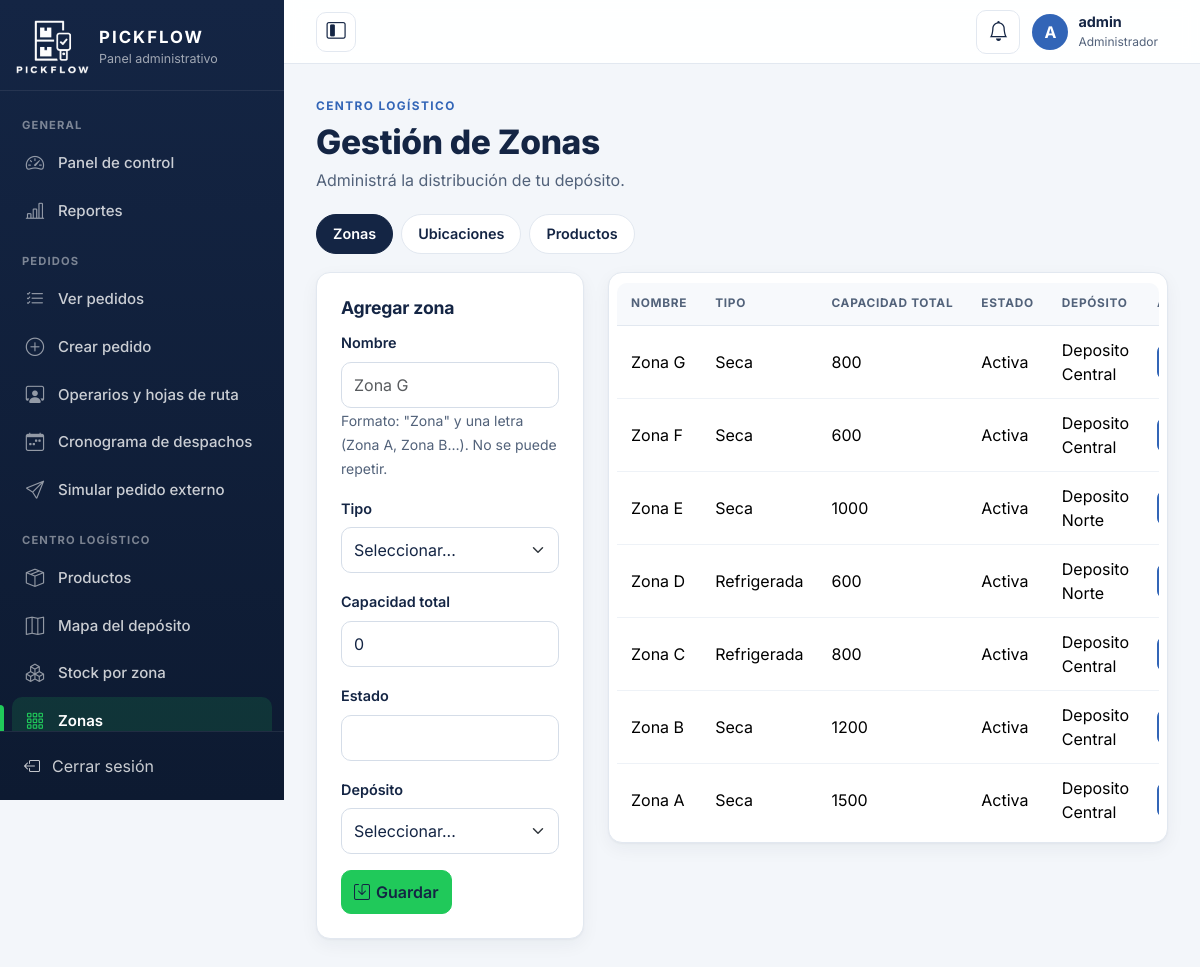
Screenshot of /index.php?c=logistica&tipo=zonas (signed in) with the database file from the repository.
### tables this page shows
CREATE TABLE Zona (
    id_zona INT AUTO_INCREMENT PRIMARY KEY,
    nombre VARCHAR(100) NOT NULL UNIQUE,        
    tipo VARCHAR(30) NOT NULL,                  
    capacidad_total INT NOT NULL DEFAULT 0,
    estado VARCHAR(20) NOT NULL,
    id_deposito INT NOT NULL,
    FOREIGN KEY (id_deposito) REFERENCES Deposito(id_deposito)
);

CREATE TABLE Deposito (
    id_deposito INT AUTO_INCREMENT PRIMARY KEY,
    nombre VARCHAR(100) NOT NULL,
    direccion VARCHAR(150) NOT NULL,
    localidad VARCHAR(100) NOT NULL
);

### controller/Controlador.php (called while the page is built, shortened)
<?php
abstract class Controlador
{
    protected function vista($vista, array $datos = [])
    {
        $datos['csrf'] = $this->tokenCsrf();
        $datos['sesion'] = ['usuario' => (string)($_SESSION['usuario'] ?? ''), 'rol' => $this->rol(), 'foto' => $this->fotoUsuario()];
        extract($datos);
        require RAIZ . '/view/' . $vista . '.php';
    }
    protected function rol()
    {
        return $_SESSION['rol'] ?? '';
    }
    protected function fotoUsuario()
    {
        if ($this->rol() !== 'operario') {
            return null;
        }
        return fotoPerfil($_SESSION['foto']);
    }
    protected function tokenCsrf()
    {
        return $_SESSION['csrf'];
    }
}

### controller/LogisticaController.php (called while the page is built, shortened)
<?php
class LogisticaController extends Controlador
{
    public function index()
    {
        $esZona = ($_GET['tipo'] ?? 'zonas') !== 'ubicaciones';
        $tipo = $esZona ? 'zonas' : 'ubicaciones';
        $modelo = $esZona ? new Zona() : new Ubicacion();
        $campos = $esZona
            ? ['nombre', 'tipo', 'capacidad_total', 'estado', 'id_deposito']
            : ['pasillo', 'estante', 'posicion', 'disponible', 'id_zona'];
        $error = '';
        $previo = null;
        $editar = isset($_GET['editar']) ? $modelo->buscar((int)$_GET['editar']) : null;
        $this->vista('admin/logistica', [
            'tipo' => $tipo,
            'esZona' => $esZona,
            'campos' => $campos,
            'etiquetas' => $esZona
                ? ['Nombre', 'Tipo', 'Capacidad total', 'Estado', 'Depósito']
                : ['Pasillo', 'Estantería', 'Nivel', 'Disponible', 'Zona'],
            'clave' => $esZona ? 'id_zona' : 'id_ubicacion',
            'filas' => $esZona ? $modelo->listarConDeposito() : $modelo->listarConZona(),
            'opciones' => [
                'id_deposito' => (new Deposito())->listar(),
                'id_zona' => (new Zona())->listar(),
            ],
            'tiposZona' => Zona::TIPOS,
            'formatosUbicacion' => Ubicacion::FORMATOS,
            'editar' => $editar,
            'valoresForm' => $previo ?? $editar,
            'error' => $error,
            'mensaje' => (string)($_GET['mensaje'] ?? ''),
        ]);
    }
}

### index.php (called while the page is built, shortened)
<?php
require RAIZ . '/model/Conexion.php';
require RAIZ . '/model/Modelo.php';
require RAIZ . '/view/ayudas.php';
require RAIZ . '/controller/Controlador.php';
$accion = $_GET['a'] ?? 'index';
$controlador = new $rutas[$nombre]();
$controlador->$accion();

### view/ayudas.php (called while the page is built, shortened)
<?php
function e($texto)
{
    return htmlspecialchars((string)$texto, ENT_QUOTES, 'UTF-8');
}
function url($controlador = 'inicio', $accion = 'index', array $parametros = [])
{
    $ruta = ['c' => $controlador];
    if ($accion !== 'index') {
        $ruta['a'] = $accion;
    }
    return 'index.php?' . http_build_query($ruta + $parametros, '', '&', PHP_QUERY_RFC3986);
}

### model/Modelo.php (called while the page is built, shortened)
<?php
abstract class Modelo
{
    protected $db;
    public function __construct()
    {
        $this->db = Conexion::obtener();
    }
    protected function preparar($sql, $tipos = '', array $parametros = [])
    {
        $stmt = $this->db->prepare($sql);
        $stmt->execute();
        return $stmt;
    }
    protected function filas($sql, $tipos = '', array $parametros = [])
    {
        $stmt = $this->preparar($sql, $tipos, $parametros);
        $resultado = $stmt->get_result();
        $filas = $resultado ? $resultado->fetch_all(MYSQLI_ASSOC) : [];
        return $filas;
    }
}

### model/Conexion.php (called while the page is built, shortened)
<?php
class Conexion
{
    private static $conexion = null;
    public static function obtener()
    {
        if (self::$conexion === null) {
            try {
                $conexion = new mysqli(self::SERVIDOR, self::USUARIO, self::PASSWORD, self::BASE_DATOS, self::PUERTO);
            } catch (mysqli_sql_exception $ex) {
                error_log('PICKFLOW: error de conexión MySQL: ' . $ex->getMessage());
                http_response_code(503);
                exit('No se pudo conectar con la base de datos. Verificá que MySQL esté iniciado.');
            }
            $conexion->set_charset('utf8mb4');
            $conexion->query("SET time_zone = '-03:00'");
            self::$conexion = $conexion;
        }
        return self::$conexion;
    }
}

### model/Zona.php (called while the page is built, shortened)
<?php
class Zona extends Modelo
{
    public function listar()
    {
        return $this->filas("SELECT id_zona, nombre, tipo FROM Zona ORDER BY nombre");
    }
    public function listarConDeposito()
    {
        return $this->filas("SELECT z.*, d.nombre AS relacionado FROM Zona z JOIN Deposito d ON d.id_deposito = z.id_deposito ORDER BY z.id_zona DESC");
    }
}

### view/admin/logistica.php (the view, shortened to what this page needs)
<?php
$titulo = $esZona ? 'Zonas' : 'Ubicaciones';
$entidad = $esZona ? 'zona' : 'ubicación';
$urlPagina = url('logistica', 'index', ['tipo' => $tipo]);
require RAIZ . '/view/layout/cabecera.php';
?>
<section class="encabezado">
    <span class="encabezado-etiqueta">CENTRO LOGÍSTICO</span>
    <h1>Gestión de <?= e($titulo) ?></h1>
    <p>Administrá la distribución de tu depósito.</p>
</section>
<nav class="filtros" aria-label="Centro logístico">
    <a class="<?= $esZona ? 'activo' : '' ?>" href="<?= e(url('logistica', 'index', ['tipo' => 'zonas'])) ?>">Zonas</a>
    <a class="<?= !$esZona ? 'activo' : '' ?>" href="<?= e(url('logistica', 'index', ['tipo' => 'ubicaciones'])) ?>">Ubicaciones</a>
    <a href="<?= e(url('producto')) ?>">Productos</a>
</nav>
<div class="row g-4">
    <div class="col-xl-4">
        <div class="tarjeta">
            <h2 class="tarjeta-titulo"><?= $editar ? 'Editar' : 'Agregar' ?> <?= e($entidad) ?></h2>
            <form method="post" action="<?= e($urlPagina) ?>">
                <?php foreach ($campos as $i => $campo) { ?>
                    <div class="mb-3">
                        <label class="form-label" for="<?= e($campo) ?>"><?= e($etiquetas[$i]) ?></label>
                        <?php if (in_array($campo, ['id_deposito', 'id_zona'], true)) { ?>
                            <select class="form-select" name="<?= e($campo) ?>" id="<?= e($campo) ?>" required>
                                <option value="">Seleccionar...</option>
                            </select>
                        <?php } elseif ($esZona && $campo === 'nombre') {
                            $usados = array_column(array_filter($filas, fn($z) => (int)$z['id_zona'] !== (int)($editar['id_zona'] ?? 0)), 'nombre'); ?>
                            <input class="form-control" id="nombre" name="nombre" type="text" maxlength="6" autocomplete="off"
                                   pattern="[Zz]ona [A-Za-z]" title='Escribí "Zona" y una letra, por ejemplo Zona G.' placeholder="Zona G"
                                   data-usados="<?= e(json_encode(array_values($usados))) ?>"
                                   value="<?= e($valoresForm['nombre'] ?? '') ?>" required>
                            <small class="text-secondary">Formato: "Zona" y una letra (Zona A, Zona B…). No se puede repetir.</small>
                        <?php } elseif ($campo === 'tipo') { ?>
                            <select class="form-select" name="tipo" id="tipo" required>
                                <option value="">Seleccionar...</option>
                            </select>
                        <?php } else { ?>
                            <input class="form-control" id="<?= e($campo) ?>" name="<?= e($campo) ?>"
                                   type="<?= $campo === 'capacidad_total' ? 'number' : 'text' ?>" <?= $campo === 'capacidad_total' ? 'min="0"' : '' ?>
                                   maxlength="100" value="<?= e($valoresForm[$campo] ?? ($campo === 'capacidad_total' ? '0' : '')) ?>" required>
                        <?php } ?>
                    </div>
                <?php } ?>
                <button class="btn btn-success" type="submit"><i class="bi bi-save"></i> Guardar</button>
            </form>
        </div>
    </div>
    <div class="col-xl-8">
        <div class="tarjeta-tabla">
            <div class="table-responsive">
                <table class="table align-middle">
                    <thead><tr><?php foreach ($etiquetas as $etiqueta) { ?><th><?= e($etiqueta) ?></th><?php } ?><th>Acciones</th></tr></thead>
                    <tbody>
                    <?php foreach ($filas as $r) { ?>
                        <tr>
                            <?php foreach ($campos as $campo) { ?>
                                <td><?= e(in_array($campo, ['id_zona', 'id_deposito'], true) ? $r['relacionado'] : ($campo === 'disponible' ? ($r[$campo] ? 'Sí' : 'No') : $r[$campo])) ?>
                                    <?php if ($campo === 'estante' && Ubicacion::esSectorPiso($r[$campo])) { ?><span class="etiqueta-piso">Sector de piso</span><?php } ?></td>
                            <?php } ?>
                            <td class="text-nowrap">
                            </td>
                        </tr>
                    <?php } if (!$filas) { ?>
                        <tr><td colspan="6" class="text-center">No hay registros todavía.</td></tr>
                    <?php } ?>
                    </tbody>
                </table>
            </div>
        </div>
    </div>
</div>
<?php require RAIZ . '/view/layout/pie.php'; ?>

### css/app.css (style rules this page uses)
:root { --navy: #142544; --navy-oscuro: #0d1a31; --azul: #3265B7; --azul-hover: #28549b; --azul-claro: #EAF1FB; --verde: #20C95A; --verde-hover: #18ad4c; --verde-oscuro: #0f7a37; --verde-claro: #E4F8EC; --ambar: #B7791F; --ambar-claro: #FFF4DB; --rojo: #DC3545; --celeste: #0EA5C6; --fondo: #F3F6FA; --blanco: #FFFFFF; --borde: #E2E8F0; --texto: #142544; --texto-2: #52627A; --oro: #C9971C; --oro-fondo: #FFF6DA; --plata: #7A8794; --plata-fondo: #EEF1F4; --bronce: #A8622F; --bronce-fondo: #F8EADF; --gris-fondo: #F1F3F5; --radio: 14px; --radio-chico: 10px; --sombra: 0 1px 2px rgba(16, 24, 40, .04), 0 6px 18px rgba(20, 37, 68, .05); --ancho-menu: 284px; --alto-barra: 64px; --foco: #FFBF47; --bs-primary: #3265B7; --bs-primary-rgb: 50, 101, 183; --bs-link-color: #3265B7; --bs-link-color-rgb: 50, 101, 183; --bs-link-hover-color: #28549b; --bs-body-font-family: 'Inter', system-ui, -apple-system, 'Segoe UI', Roboto, Arial, sans-serif; --bs-body-color: #142544; --bs-border-color: #E2E8F0; }
html { -webkit-text-size-adjust: 100%; }
body { font-family: var(--bs-body-font-family); color: var(--texto); background: var(--fondo); overflow-wrap: break-word; }
h1, h2, h3, h4, h5, h6 { color: var(--texto); font-weight: 700; letter-spacing: -.01em; }
.text-secondary { color: var(--texto-2) !important; }
.encabezado { margin-bottom: 22px; }
.encabezado-etiqueta { display: inline-block; color: var(--azul); font-size: .74rem; font-weight: 700; letter-spacing: .12em; margin-bottom: 6px; }
.encabezado h1 { font-size: clamp(1.55rem, 1.2rem + 1.2vw, 2.1rem); font-weight: 800; margin: 0 0 6px; }
.encabezado p { color: var(--texto-2); margin: 0; max-width: 72ch; }
.tarjeta, .tarjeta-tabla { background: var(--blanco); border: 1px solid var(--borde); border-radius: var(--radio); box-shadow: var(--sombra); padding: 20px; }
.tarjeta-tabla { padding: 8px 4px 4px; }
.tarjeta-titulo { font-size: 1.1rem; font-weight: 700; margin-bottom: 12px; display: flex; align-items: center; gap: 8px; flex-wrap: wrap; }
@media (min-width: 768px) { .tarjeta { padding: 24px; } }
@media (min-width: 768px) { .tarjeta-tabla { padding: 10px 8px 6px; } }
.filtros { display: flex; flex-wrap: wrap; gap: 8px; margin-bottom: 18px; }
.filtros a { display: inline-flex; align-items: center; gap: 6px; min-height: 40px; padding: 8px 16px; border-radius: 999px; border: 1px solid var(--borde); background: var(--blanco); color: var(--texto); font-weight: 600; font-size: .9rem; text-decoration: none; }
.filtros a.activo { background: var(--navy); border-color: var(--navy); color: #fff; }
.table { --bs-table-bg: transparent; margin-bottom: 0; }
.table > thead th { font-size: .74rem; font-weight: 700; letter-spacing: .06em; text-transform: uppercase; color: var(--texto-2); background: #F7F9FC; border-bottom: 1px solid var(--borde); padding: 12px 14px; white-space: nowrap; }
.table > tbody td { padding: 12px 14px; border-color: #EEF2F7; }
.table > tbody tr:last-child > td { border-bottom: 0; }
.tarjeta-tabla .table-responsive { border-radius: 10px; }
.btn { font-weight: 600; border-radius: var(--radio-chico); min-height: 44px; display: inline-flex; align-items: center; justify-content: center; gap: 6px; }
.btn-success { --bs-btn-color: var(--navy); --bs-btn-bg: var(--verde); --bs-btn-border-color: var(--verde); --bs-btn-hover-color: var(--navy); --bs-btn-hover-bg: var(--verde-hover); --bs-btn-hover-border-color: var(--verde-hover); --bs-btn-active-color: var(--navy); --bs-btn-active-bg: #149a43; --bs-btn-disabled-color: var(--navy); --bs-btn-disabled-bg: var(--verde); --bs-btn-disabled-border-color: var(--verde); }
.form-label { font-weight: 600; font-size: .9rem; color: var(--texto); }
.form-control, .form-select { min-height: 46px; border-radius: var(--radio-chico); border-color: #D5DDE8; }
:where(a, button, input, select, textarea, .btn):focus-visible { outline: 3px solid var(--foco); outline-offset: 2px; }

### rows the page displays
zona: nombre "Zona G", tipo "Seca", capacidad_total "800", estado "Activa", id_deposito.nombre "Deposito Central"
zona: nombre "Zona F", tipo "Seca", capacidad_total "600", estado "Activa", id_deposito.nombre "Deposito Central"
zona: nombre "Zona E", tipo "Seca", capacidad_total "1000", estado "Activa", id_deposito.nombre "Deposito Norte"
zona: nombre "Zona D", tipo "Refrigerada", capacidad_total "600", estado "Activa", id_deposito.nombre "Deposito Norte"
zona: nombre "Zona C", tipo "Refrigerada", capacidad_total "800", estado "Activa", id_deposito.nombre "Deposito Central"
zona: nombre "Zona B", tipo "Seca", capacidad_total "1200", estado "Activa", id_deposito.nombre "Deposito Central"
zona: nombre "Zona A", tipo "Seca", capacidad_total "1500", estado "Activa", id_deposito.nombre "Deposito Central"

### other values shown
$menuGrupo "GENERAL"
$mTexto "Panel de control"
$mTexto "Reportes"
$menuGrupo "PEDIDOS"
$mTexto "Ver pedidos"
$mTexto "Crear pedido"
$mTexto "Operarios y hojas de ruta"
$mTexto "Cronograma de despachos"
$mTexto "Simular pedido externo"
$menuGrupo "CENTRO LOGÍSTICO"
$mTexto "Productos"
$mTexto "Mapa del depósito"
$mTexto "Stock por zona"
$mTexto "Zonas"
$iniciales "A"
